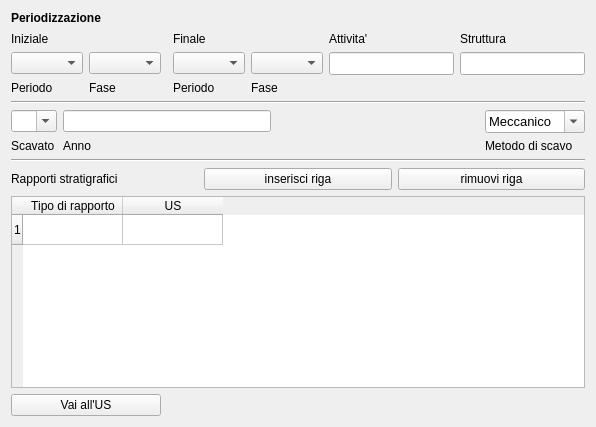
     <widget class="QWidget" name="tab_2">
      <attribute name="title">
       <string>Periodizzazione - Rapporti Stratigrafici</string>
      </attribute>
      <layout class="QGridLayout" name="gridLayout_17">
       <item row="0" column="0">
        <layout class="QVBoxLayout" name="verticalLayout_14">
         <item>
          <layout class="QVBoxLayout" name="verticalLayout_11">
           <item>
            <layout class="QVBoxLayout" name="verticalLayout_10">
             <item>
              <layout class="QVBoxLayout" name="verticalLayout_9">
               <property name="sizeConstraint">
                <enum>QLayout::SetFixedSize</enum>
               </property>
               <item>
                <layout class="QVBoxLayout" name="verticalLayout_8">
                 <item>
                  <layout class="QGridLayout" name="gridLayout_15">
                   <property name="sizeConstraint">
                    <enum>QLayout::SetFixedSize</enum>
                   </property>
                   <item row="0" column="0" colspan="4">
                    <widget class="QLabel" name="label_12">
                     <property name="font">
                      <font>
                       <weight>75</weight>
                       <bold>true</bold>
                      </font>
                     </property>
                     <property name="text">
                      <string>Periodizzazione </string>
                     </property>
                    </widget>
                   </item>
                   <item row="1" column="0">
                    <widget class="QLabel" name="label_37">
                     <property name="minimumSize">
                      <size>
                       <width>0</width>
                       <height>15</height>
                      </size>
                     </property>
                     <property name="text">
                      <string>Iniziale </string>
                     </property>
                    </widget>
                   </item>
                   <item row="1" column="3">
                    <widget class="QLabel" name="label_14">
                     <property name="minimumSize">
                      <size>
                       <width>0</width>
                       <height>15</height>
                      </size>
                     </property>
                     <property name="text">
                      <string>Finale </string>
                     </property>
                    </widget>
                   </item>
                   <item row="1" column="5">
                    <widget class="QLabel" name="label_18">
                     <property name="minimumSize">
                      <size>
                       <width>0</width>
                       <height>15</height>
                      </size>
                     </property>
                     <property name="text">
                      <string>Attivita'</string>
                     </property>
                    </widget>
                   </item>
                   <item row="1" column="6">
                    <widget class="QLabel" name="label_22">
                     <property name="minimumSize">
                      <size>
                       <width>0</width>
                       <height>15</height>
                      </size>
                     </property>
                     <property name="text">
                      <string>Struttura</string>
                     </property>
                    </widget>
                   </item>
                   <item row="3" column="0">
                    <widget class="QComboBox" name="comboBox_per_iniz">
                     <property name="minimumSize">
                      <size>
                       <width>0</width>
                       <height>20</height>
                      </size>
                     </property>
                    </widget>
                   </item>
                   <item row="3" column="5">
                    <widget class="QLineEdit" name="lineEdit_attivita">
                     <property name="minimumSize">
                      <size>
                       <width>0</width>
                       <height>22</height>
                      </size>
                     </property>
                     <property name="font">
                      <font>
                       <pointsize>10</pointsize>
                      </font>
                     </property>
                    </widget>
                   </item>
                   <item row="3" column="6">
                    <widget class="QLineEdit" name="lineEdit_struttura">
                     <property name="minimumSize">
                      <size>
                       <width>0</width>
                       <height>22</height>
                      </size>
                     </property>
                     <property name="font">
                      <font>
                       <pointsize>10</pointsize>
                      </font>
                     </property>
                    </widget>
                   </item>
                   <item row="4" column="0">
                    <widget class="QLabel" name="label_24">
                     <property name="text">
                      <string>Periodo </string>
                     </property>
                    </widget>
                   </item>
                   <item row="4" column="1">
                    <widget class="QLabel" name="label_16">
                     <property name="text">
                      <string>Fase </string>
                     </property>
                    </widget>
                   </item>
                   <item row="4" column="3">
                    <widget class="QLabel" name="label_10">
                     <property name="text">
                      <string>Periodo </string>
                     </property>
                    </widget>
                   </item>
                   <item row="4" column="4">
                    <widget class="QLabel" name="label_32">
                     <property name="text">
                      <string>Fase </string>
                     </property>
                    </widget>
                   </item>
                   <item row="3" column="1">
                    <widget class="QComboBox" name="comboBox_fas_iniz">
                     <property name="minimumSize">
                      <size>
                       <width>0</width>
                       <height>20</height>
                      </size>
                     </property>
                    </widget>
                   </item>
                   <item row="3" column="3">
                    <widget class="QComboBox" name="comboBox_per_fin">
                     <property name="minimumSize">
                      <size>
                       <width>0</width>
                       <height>20</height>
                      </size>
                     </property>
                    </widget>
                   </item>
                   <item row="3" column="4">
                    <widget class="QComboBox" name="comboBox_fas_fin">
                     <property name="minimumSize">
                      <size>
                       <width>0</width>
                       <height>20</height>
                      </size>
                     </property>
                    </widget>
                   </item>
                  </layout>
                 </item>
                 <item>
                  <widget class="Line" name="line_2">
                   <property name="orientation">
                    <enum>Qt::Horizontal</enum>
                   </property>
                  </widget>
                 </item>
                </layout>
               </item>
               <item>
                <layout class="QGridLayout" name="gridLayout_16">
                 <item row="0" column="2">
                  <widget class="QLineEdit" name="lineEdit_anno"/>
                 </item>
                 <item row="0" column="4">
                  <widget class="QComboBox" name="comboBox_metodo">
                   <property name="font">
                    <font>
                     <pointsize>10</pointsize>
                    </font>
                   </property>
                   <property name="editable">
                    <bool>true</bool>
                   </property>
                   <item>
                    <property name="text">
                     <string>Meccanico</string>
                    </property>
                   </item>
                   <item>
                    <property name="text">
                     <string>Stratigrafico</string>
                    </property>
                   </item>
                  </widget>
                 </item>
                 <item row="1" column="4">
                  <widget class="QLabel" name="label_33">
                   <property name="text">
                    <string>Metodo di scavo</string>
                   </property>
                  </widget>
                 </item>
                 <item row="1" column="2">
                  <widget class="QLabel" name="label_17">
                   <property name="text">
                    <string>Anno</string>
                   </property>
                  </widget>
                 </item>
                 <item row="0" column="3">
                  <spacer name="horizontalSpacer_7">
                   <property name="orientation">
                    <enum>Qt::Horizontal</enum>
                   </property>
                   <property name="sizeHint" stdset="0">
                    <size>
                     <width>200</width>
                     <height>20</height>
                    </size>
                   </property>
                  </spacer>
                 </item>
                 <item row="0" column="0">
                  <widget class="QComboBox" name="comboBox_scavato">
                   <property name="editable">
                    <bool>true</bool>
                   </property>
                   <item>
                    <property name="text">
                     <string/>
                    </property>
                   </item>
                   <item>
                    <property name="text">
                     <string>Si</string>
                    </property>
                   </item>
                   <item>
                    <property name="text">
                     <string>No</string>
                    </property>
                   </item>
                  </widget>
                 </item>
                 <item row="1" column="0">
                  <widget class="QLabel" name="label_8">
                   <property name="text">
                    <string>Scavato</string>
                   </property>
                  </widget>
                 </item>
                </layout>
               </item>
              </layout>
             </item>
             <item>
              <widget class="Line" name="line_3">
               <property name="orientation">
                <enum>Qt::Horizontal</enum>
               </property>
              </widget>
             </item>
            </layout>
           </item>
           <item>
            <layout class="QHBoxLayout" name="horizontalLayout_4">
             <item>
              <widget class="QLabel" name="label_19">
               <property name="text">
                <string>Rapporti stratigrafici</string>
               </property>
              </widget>
             </item>
             <item>
              <widget class="QPushButton" name="pushButton_insert_row_rapporti">
               <property name="font">
                <font>
                 <pointsize>9</pointsize>
                </font>
               </property>
               <property name="text">
                <string>inserisci riga</string>
               </property>
              </widget>
             </item>
             <item>
              <widget class="QPushButton" name="pushButton_remove_row_rapporti">
               <property name="font">
                <font>
                 <pointsize>9</pointsize>
                </font>
               </property>
               <property name="text">
                <string>rimuovi riga</string>
               </property>
              </widget>
             </item>
            </layout>
           </item>
          </layout>
         </item>
         <item>
          <widget class="QTableWidget" name="tableWidget_rapporti">
           <property name="enabled">
            <bool>true</bool>
           </property>
           <property name="frameShape">
            <enum>QFrame::StyledPanel</enum>
           </property>
           <property name="frameShadow">
            <enum>QFrame::Raised</enum>
           </property>
           <property name="verticalScrollBarPolicy">
            <enum>Qt::ScrollBarAsNeeded</enum>
           </property>
           <property name="horizontalScrollBarPolicy">
            <enum>Qt::ScrollBarAsNeeded</enum>
           </property>
           <property name="editTriggers">
            <set>QAbstractItemView::AnyKeyPressed|QAbstractItemView::DoubleClicked|QAbstractItemView::EditKeyPressed</set>
           </property>
           <property name="selectionMode">
            <enum>QAbstractItemView::SingleSelection</enum>
           </property>
           <property name="selectionBehavior">
            <enum>QAbstractItemView::SelectRows</enum>
           </property>
           <property name="rowCount">
            <number>1</number>
           </property>
           <property name="columnCount">
            <number>2</number>
           </property>
           <row/>
           <column>
            <property name="text">
             <string>Tipo di rapporto</string>
            </property>
           </column>
           <column>
            <property name="text">
             <string>US</string>
            </property>
           </column>
          </widget>
         </item>
         <item>
          <widget class="QPushButton" name="pushButton_go_to_us">
           <property name="maximumSize">
            <size>
             <width>150</width>
             <height>16777215</height>
            </size>
           </property>
           <property name="text">
            <string>Vai all'US</string>
           </property>
          </widget>
         </item>
        </layout>
       </item>
      </layout>
     </widget>
